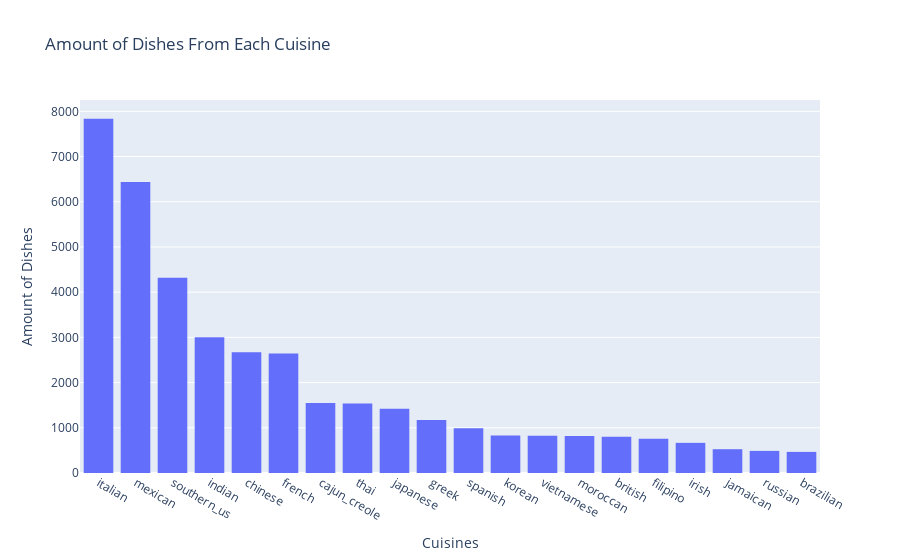

The cell this chart's notebook holds for it:
### Code cell
# Making a dataframe of the amount of dishes from each cuisine
dishes_count = pd.DataFrame(df.groupby("cuisine")["cuisine"].count().sort_values(ascending=False))

fig = px.histogram(dishes_count, x=dishes_count.index, y=dishes_count["cuisine"], title="Amount of Dishes From Each Cuisine",
                   labels={"index":"Cuisine"})
fig.for_each_trace(lambda t: t.update(hovertemplate=t.hovertemplate.replace("sum of cuisine", "Count"))) # To replace the title in the hover template
fig.update_layout(xaxis_title="Cuisines", yaxis_title="Amount of Dishes")
fig

### Figure 1 — Plotly figure (JSON) as saved in the notebook; plotly's stock layout.template omitted (floating-point values rounded to 4 significant figures)
{"data": [{"alignmentgroup": "True", "bingroup": "x", "histfunc": "sum", "hovertemplate": "Cuisine=%{x}<br>Count=%{y}<extra></extra>", "legendgroup": "", "marker": {"color": "#636efa", "pattern": {"shape": ""}}, "name": "", "offsetgroup": "", "orientation": "v", "showlegend": false, "type": "histogram", "x": ["italian", "mexican", "southern_us", "indian", "chinese", "french", "cajun_creole", "thai", "japanese", "greek", "spanish", "korean", "vietnamese", "moroccan", "british", "filipino", "irish", "jamaican", "russian", "brazilian"], "xaxis": "x", "y": [7838, 6438, 4320, 3003, 2673, 2646, 1546, 1539, 1423, 1175, 989, 830, 825, 821, 804, 755, 667, 526, 489, 467], "yaxis": "y"}], "layout": {"autosize": true, "barmode": "relative", "legend": {"tracegroupgap": 0}, "title": {"text": "Amount of Dishes From Each Cuisine"}, "xaxis": {"anchor": "y", "autorange": true, "domain": [0, 1], "range": [-0.5, 19.5], "title": {"text": "Cuisines"}, "type": "category"}, "yaxis": {"anchor": "x", "autorange": true, "domain": [0, 1], "range": [0, 8251.0], "title": {"text": "Amount of Dishes"}, "type": "linear"}}}
